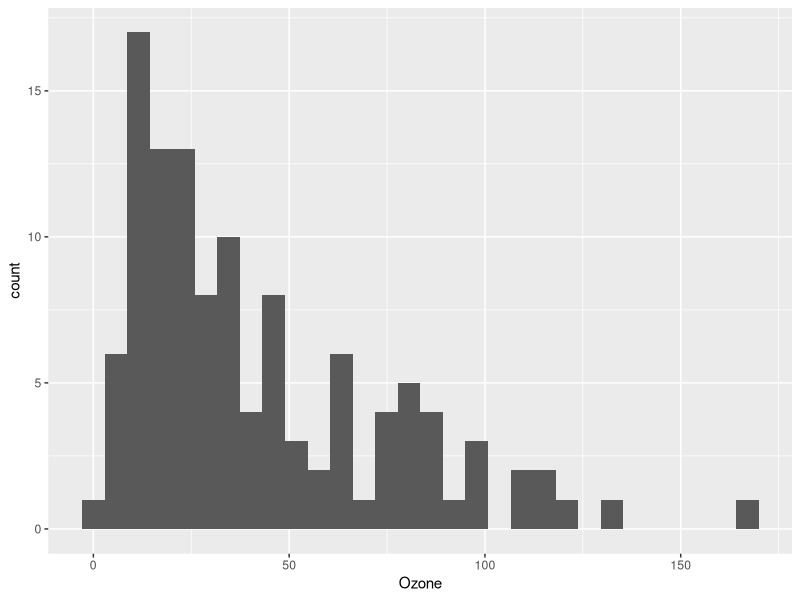
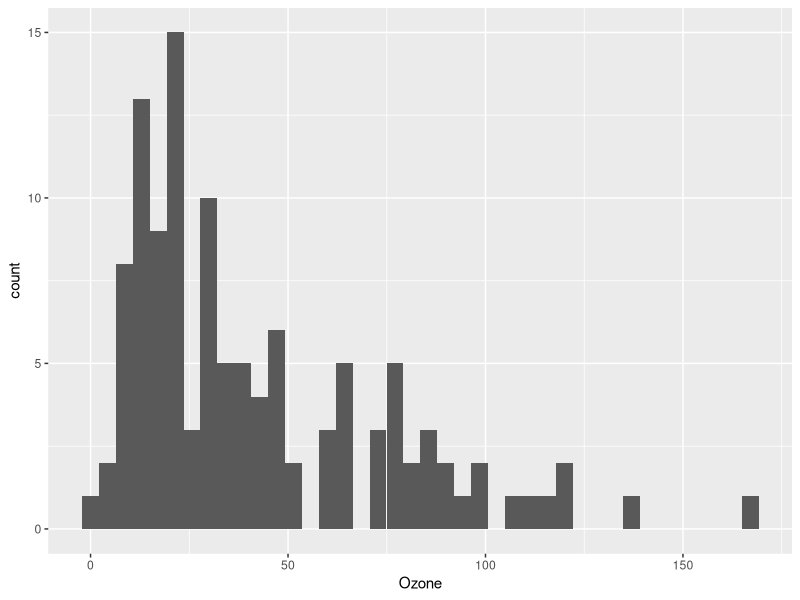
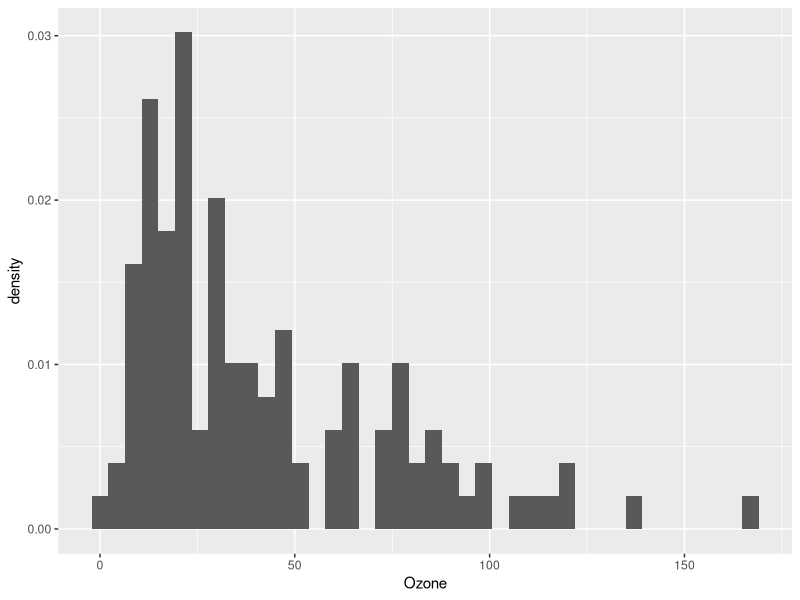
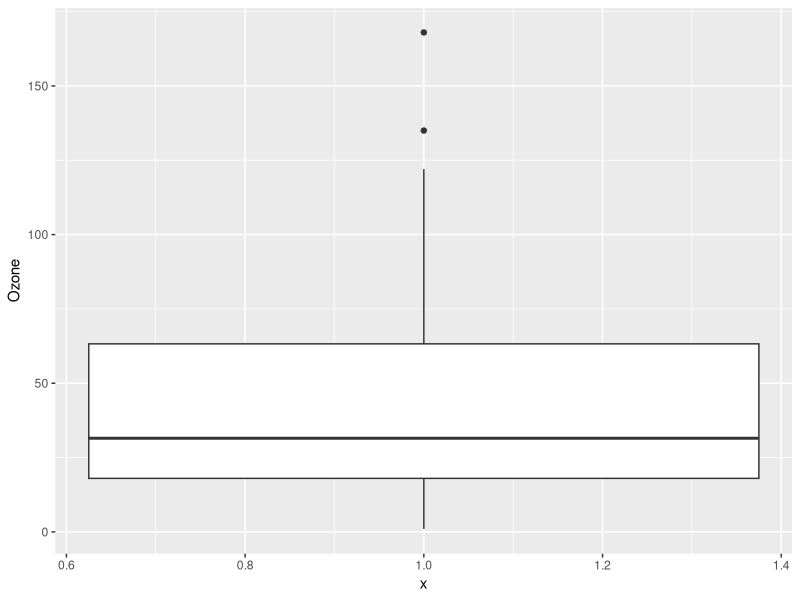
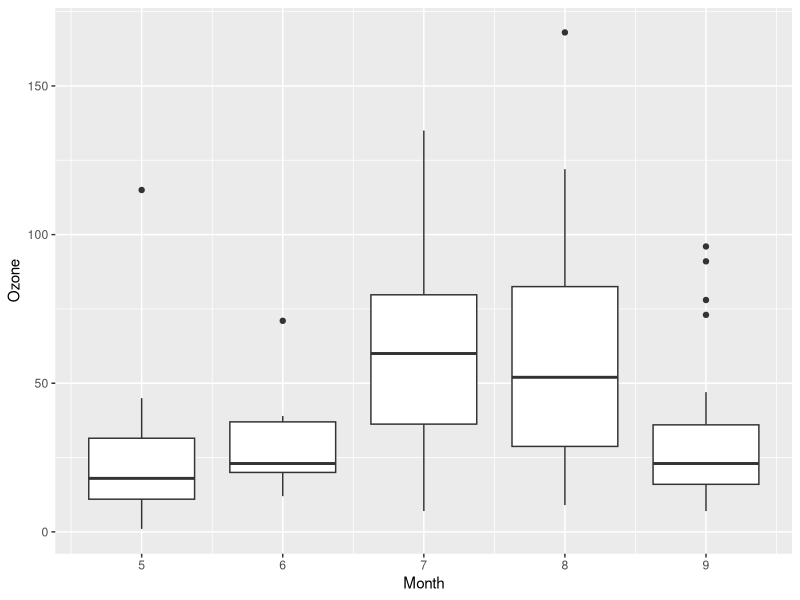
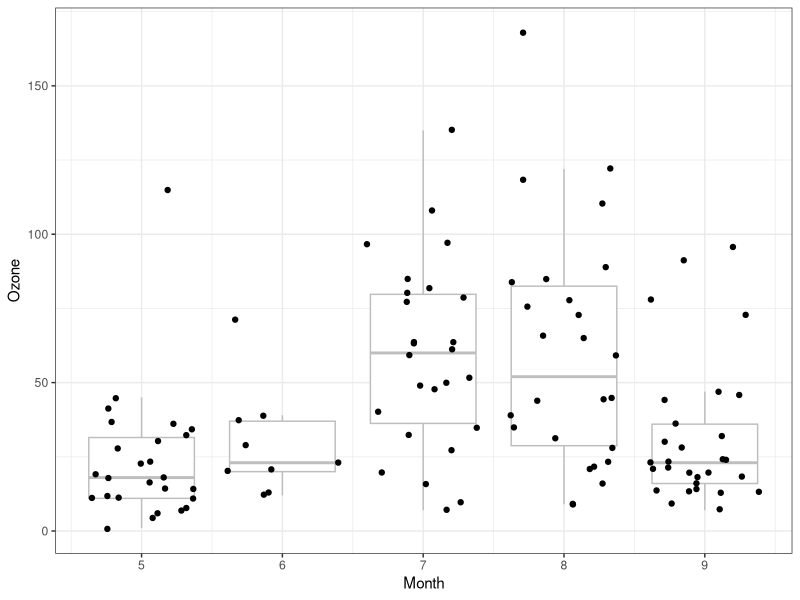
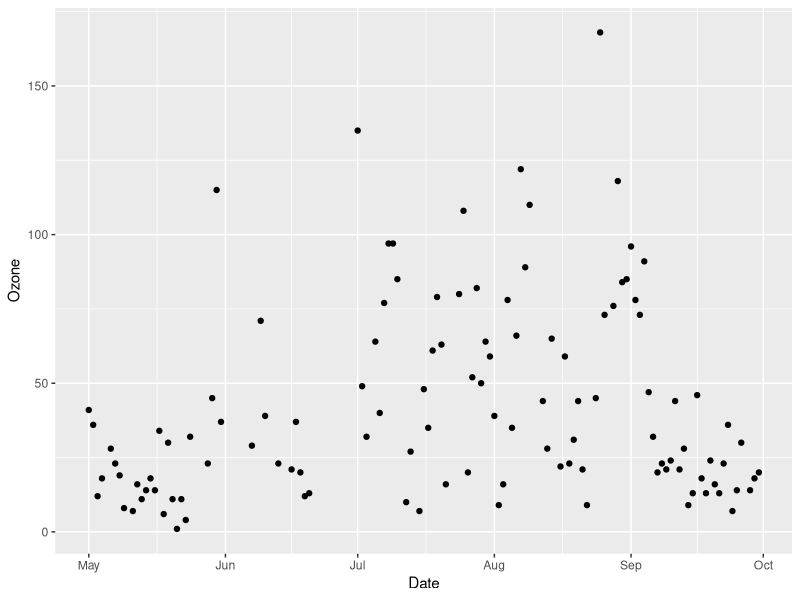
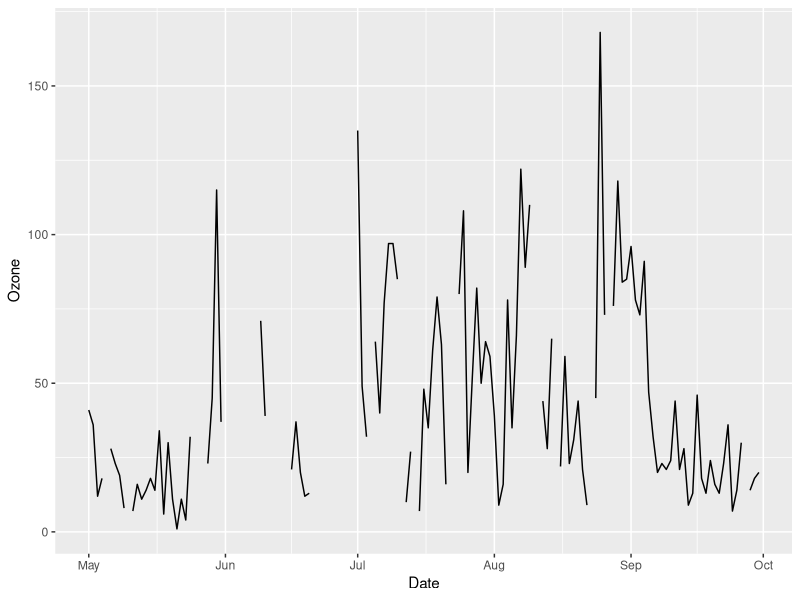

Source code (R) for these figures, in order:
## ---- eval=FALSE-------------------------------------------------------------------------------------------------------------
## install.packages("tidyverse")


## ---- eval=FALSE-------------------------------------------------------------------------------------------------------------
## install.packages(c("dplyr","tidyr","ggplot2"))


## ---- eval=FALSE-------------------------------------------------------------------------------------------------------------
## library("dplyr")
## library("tidyr")
## library("ggplot2")


## ----------------------------------------------------------------------------------------------------------------------------
library("tidyverse")


## ----------------------------------------------------------------------------------------------------------------------------
dim(airquality)
head(airquality)
tail(airquality)
summary(airquality)


## ---- eval=FALSE-------------------------------------------------------------------------------------------------------------
## ?airquality


## ----------------------------------------------------------------------------------------------------------------------------
airquality <- airquality %>%
  mutate(Date = as.Date(paste("1973",Month,Day,sep="/"))) 


## ----------------------------------------------------------------------------------------------------------------------------
ggplot(airquality,     # data.frame containing the data
       aes(x=Ozone)) + # a column name from the data.frame
  geom_histogram()     # create a histogram


## ----------------------------------------------------------------------------------------------------------------------------
ggplot(airquality, aes(x=Ozone)) + 
  geom_histogram(bins = 40)


## ----------------------------------------------------------------------------------------------------------------------------
ggplot(airquality, aes(x=Ozone)) + 
  geom_histogram(aes(y=..density..), bins = 40)




## ----------------------------------------------------------------------------------------------------------------------------
ggplot(airquality,     
       aes(x=1,y=Ozone)) + 
  geom_boxplot()     


## ----------------------------------------------------------------------------------------------------------------------------
ggplot(airquality,     
       aes(x=Month, y=Ozone, group=Month)) + 
  geom_boxplot()     


## ----------------------------------------------------------------------------------------------------------------------------
ggplot(airquality,     
       aes(x=Month, y=Ozone, group=Month)) + 
  geom_boxplot(color='grey',                 # make the boxes not so obvious
               outlier.shape = NA) +         # remove outliers, 
  geom_jitter() +                            # because they get plotted here
  theme_bw()                                 # Change the theme to remove gray




## ----------------------------------------------------------------------------------------------------------------------------
ggplot(airquality, aes(x = Date, y = Ozone)) +
  geom_point()


## ----------------------------------------------------------------------------------------------------------------------------
ggplot(airquality, aes(x = Date, y = Ozone)) +
  geom_line()


## ----------------------------------------------------------------------------------------------------------------------------
ggplot(airquality, aes(x = Solar.R, y = Ozone)) +
  geom_point()




## ----------------------------------------------------------------------------------------------------------------------------
ggplot(airquality,     
       aes(x=Month, y=Ozone, group=Month)) + 
  geom_point() 


## ----------------------------------------------------------------------------------------------------------------------------
ggplot(airquality,     
       aes(x=Month, y=Ozone, group=Month)) + 
  geom_jitter() 


## ----------------------------------------------------------------------------------------------------------------------------
ggplot(airquality,     
       aes(x=Month, y=Ozone, group=Month)) + 
  geom_boxplot(color='grey',                 # make the boxes not so obvious
               outlier.shape = NA) +         # remove outliers, 
  geom_point() +                             # because they get plotted here
  theme_bw()                                 # Change the theme to remove gray


## ----------------------------------------------------------------------------------------------------------------------------
ggplot(airquality,     
       aes(x=Month, y=Ozone, group=Month)) + 
  geom_boxplot(color='grey',                 # make the boxes not so obvious
               outlier.shape = NA) +         # remove outliers, 
  geom_jitter() +                            # because they get plotted here
  theme_bw()                                 # Change the theme to remove gray




## ----------------------------------------------------------------------------------------------------------------------------
airquality_long <- airquality %>%
  select(-Month, -Day) %>%              # Remove these columns
  tidyr::gather(response, value, -Date)


## ----------------------------------------------------------------------------------------------------------------------------
dim(airquality)
dim(airquality_long)

head(airquality_long)
summary(airquality_long)
table(airquality_long$response)


## ----------------------------------------------------------------------------------------------------------------------------
ggplot(airquality_long, 
       aes(x = Date, y = value, 
           linetype = response,
           color = response, 
           group = response)) +
  geom_line()


## ----------------------------------------------------------------------------------------------------------------------------
ggplot(airquality_long, aes(Date, value)) +
  geom_point() + 
  facet_wrap(~response)


## ----------------------------------------------------------------------------------------------------------------------------
ggplot(airquality_long, aes(Date, value)) +
  geom_line() + 
  facet_wrap(~response,scales="free_y")


## ----------------------------------------------------------------------------------------------------------------------------
airquality2 <- airquality_long %>%
  tidyr::spread(response, value)


## ----------------------------------------------------------------------------------------------------------------------------
g <- ggplot(airquality2,
       aes(x = Temp, y = Wind)) +
  geom_point()

g # Then you can see the plot by just typing the object name


## ----------------------------------------------------------------------------------------------------------------------------
g <- g +
  labs(x = "Temperature (F)",
       y = "Wind speed (mph)",
       title = "New York (May-September 1973)")

g


## ----------------------------------------------------------------------------------------------------------------------------
g <- g + theme_bw()
g


## ----------------------------------------------------------------------------------------------------------------------------
g <- g + geom_smooth(method="lm")
g


## ----------------------------------------------------------------------------------------------------------------------------
ggplot(airquality2,
       aes(x = Temp, y = Wind)) +
  geom_point() +
  geom_smooth(method = "lm") + 
  labs(x = "Temperature (F)",
       y = "Wind speed (mph)",
       title = "New York (May-September 1973)") + 
  theme_bw()




## ----eval=FALSE--------------------------------------------------------------------------------------------------------------
## ggsave(filename = "plot.png", plot = g, width = 5, height = 4)
